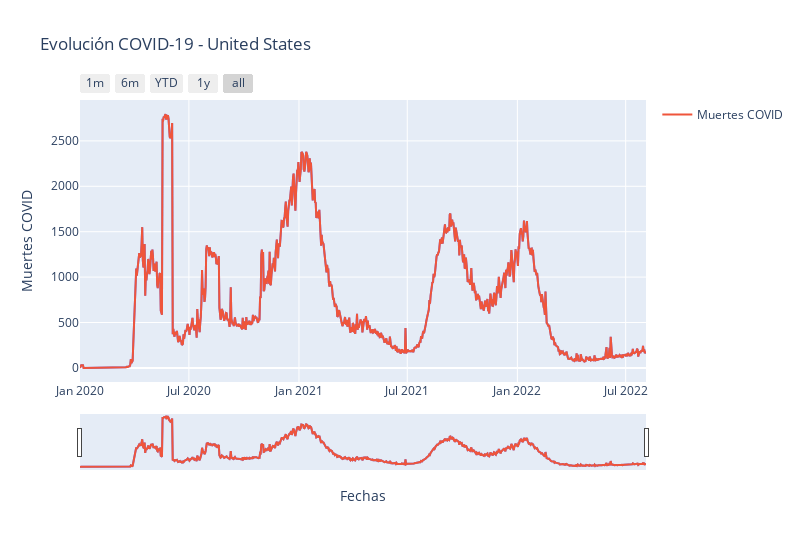

Notebook source saved alongside this figure:
### Code cell
# Grafico exclusivo de muertes COVID

fig = px.line(df_TotalPais_used_bed_covid,x = df_TotalPais_used_bed_covid['date'],
                y=df_TotalPais_used_bed_covid['Muertes COVID'], 
                title='Evolución COVID-19 - United States', width=800, height=550,
                labels= {'date':'Fechas',
                        'inpatient_beds_used_covid':'Camas ocupadas COVID-19'})

fig.add_trace(
    go.Scatter(x=list(df_TotalPais_used_bed_covid.date), y=list(df_TotalPais_used_bed_covid['Muertes COVID']),name = 'Muertes COVID'))
# Add range slider
fig.update_layout(
    xaxis=dict(
        rangeselector=dict(
            buttons=list([
                dict(count=1,
                     label="1m",
                     step="month",
                     stepmode="backward"),
                dict(count=6,
                     label="6m",
                     step="month",
                     stepmode="backward"),
                dict(count=1,
                     label="YTD",
                     step="year",
                     stepmode="todate"),
                dict(count=1,
                     label="1y",
                     step="year",
                     stepmode="backward"),
                dict(step="all")
            ])
        ),
        rangeslider=dict(
            visible=True
        ),
        type="date"
    )
)

fig.show()

### Figure 1 — Plotly figure (JSON) as saved in the notebook; plotly's stock layout.template omitted (floating-point values rounded to 4 significant figures; data arrays with more than 128 entries replaced by an {"elided": "..."} marker saying what was removed)
{"data": [{"hovertemplate": "Fechas=%{x}<br>Muertes COVID=%{y}<extra></extra>", "legendgroup": "", "line": {"color": "#636efa", "dash": "solid"}, "marker": {"symbol": "circle"}, "mode": "lines", "name": "", "orientation": "v", "showlegend": false, "type": "scatter", "x": {"elided": "947 str values"}, "xaxis": "x", "y": {"elided": "947 int values"}, "yaxis": "y"}, {"name": "Muertes COVID", "type": "scatter", "x": {"elided": "947 str values"}, "y": {"elided": "947 int values"}}], "layout": {"height": 550, "legend": {"tracegroupgap": 0}, "title": {"text": "Evolución COVID-19 - United States"}, "width": 800, "xaxis": {"anchor": "y", "domain": [0, 1], "rangeselector": {"buttons": [{"count": 1, "label": "1m", "step": "month", "stepmode": "backward"}, {"count": 6, "label": "6m", "step": "month", "stepmode": "backward"}, {"count": 1, "label": "YTD", "step": "year", "stepmode": "todate"}, {"count": 1, "label": "1y", "step": "year", "stepmode": "backward"}, {"step": "all"}]}, "rangeslider": {"visible": true}, "title": {"text": "Fechas"}, "type": "date"}, "yaxis": {"anchor": "x", "domain": [0, 1], "title": {"text": "Muertes COVID"}}}}
